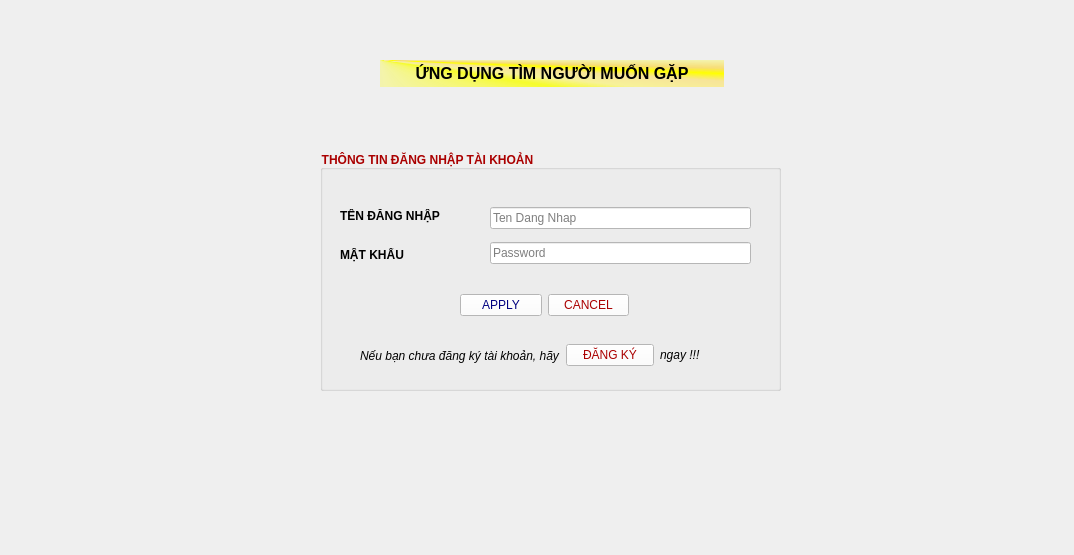
<?xml version="1.0" encoding="UTF-8"?>
<ui version="4.0">
 <class>Sign_In_Page</class>
 <widget class="QMainWindow" name="Sign_In_Page">
  <property name="geometry">
   <rect>
    <x>0</x>
    <y>0</y>
    <width>1074</width>
    <height>555</height>
   </rect>
  </property>
  <property name="windowTitle">
   <string>MainWindow</string>
  </property>
  <widget class="QWidget" name="centralwidget">
   <widget class="QLabel" name="title_label">
    <property name="geometry">
     <rect>
      <x>380</x>
      <y>60</y>
      <width>344</width>
      <height>27</height>
     </rect>
    </property>
    <property name="font">
     <font>
      <pointsize>12</pointsize>
      <bold>true</bold>
     </font>
    </property>
    <property name="mouseTracking">
     <bool>true</bool>
    </property>
    <property name="styleSheet">
     <string notr="true">background-color: qconicalgradient(cx:0, cy:0, angle:135, stop:0 rgba(255, 255, 0, 69), stop:0.375 rgba(255, 255, 0, 69), stop:0.423533 rgba(251, 255, 0, 145), stop:0.45 rgba(247, 255, 0, 208), stop:0.477581 rgba(255, 244, 71, 130), stop:0.518717 rgba(255, 218, 71, 130), stop:0.55 rgba(255, 255, 0, 255), stop:0.57754 rgba(255, 203, 0, 130), stop:0.625 rgba(255, 255, 0, 69), stop:1 rgba(255, 255, 0, 69));
color: rgb(0, 0, 0);</string>
    </property>
    <property name="text">
     <string>&lt;html&gt;&lt;head/&gt;&lt;body&gt;&lt;p align=&quot;center&quot;&gt;ỨNG DỤNG TÌM NGƯỜI MUỐN GẶP&lt;/p&gt;&lt;/body&gt;&lt;/html&gt;</string>
    </property>
   </widget>
   <widget class="QGroupBox" name="info_login">
    <property name="geometry">
     <rect>
      <x>320</x>
      <y>150</y>
      <width>461</width>
      <height>241</height>
     </rect>
    </property>
    <property name="font">
     <font>
      <bold>true</bold>
     </font>
    </property>
    <property name="styleSheet">
     <string notr="true">border-color: rgb(170, 0, 0);
color: rgb(170, 0, 0);</string>
    </property>
    <property name="title">
     <string>THÔNG TIN ĐĂNG NHẬP TÀI KHOẢN</string>
    </property>
    <widget class="QWidget" name="verticalLayoutWidget">
     <property name="geometry">
      <rect>
       <x>20</x>
       <y>50</y>
       <width>151</width>
       <height>71</height>
      </rect>
     </property>
     <layout class="QVBoxLayout" name="verticalLayout">
      <item>
       <widget class="QLabel" name="name_label">
        <property name="font">
         <font>
          <bold>false</bold>
         </font>
        </property>
        <property name="styleSheet">
         <string notr="true">color: rgb(0, 0, 0);</string>
        </property>
        <property name="text">
         <string>&lt;html&gt;&lt;head/&gt;&lt;body&gt;&lt;p&gt;&lt;span style=&quot; font-weight:700;&quot;&gt;TÊN ĐĂNG NHẬP&lt;/span&gt;&lt;/p&gt;&lt;/body&gt;&lt;/html&gt;</string>
        </property>
       </widget>
      </item>
      <item>
       <widget class="QLabel" name="password_label">
        <property name="font">
         <font>
          <bold>false</bold>
         </font>
        </property>
        <property name="styleSheet">
         <string notr="true">color: rgb(0, 0, 0);</string>
        </property>
        <property name="text">
         <string>&lt;html&gt;&lt;head/&gt;&lt;body&gt;&lt;p&gt;&lt;span style=&quot; font-weight:700;&quot;&gt;MẬT KHẨU&lt;/span&gt;&lt;/p&gt;&lt;/body&gt;&lt;/html&gt;</string>
        </property>
       </widget>
      </item>
     </layout>
    </widget>
    <widget class="QWidget" name="verticalLayoutWidget_2">
     <property name="geometry">
      <rect>
       <x>170</x>
       <y>50</y>
       <width>261</width>
       <height>71</height>
      </rect>
     </property>
     <layout class="QVBoxLayout" name="verticalLayout_2">
      <item>
       <widget class="QLineEdit" name="account_name">
        <property name="styleSheet">
         <string notr="true">background-color: rgb(255, 255, 255);
color: rgb(0, 0, 0);</string>
        </property>
        <property name="placeholderText">
         <string>Ten Dang Nhap</string>
        </property>
       </widget>
      </item>
      <item>
       <widget class="QLineEdit" name="account_password">
        <property name="mouseTracking">
         <bool>true</bool>
        </property>
        <property name="styleSheet">
         <string notr="true">color: rgb(0, 0, 0);
background-color: rgb(255, 255, 255);</string>
        </property>
        <property name="echoMode">
         <enum>QLineEdit::Password</enum>
        </property>
        <property name="placeholderText">
         <string>Password</string>
        </property>
       </widget>
      </item>
     </layout>
    </widget>
    <widget class="QWidget" name="horizontalLayoutWidget">
     <property name="geometry">
      <rect>
       <x>40</x>
       <y>190</y>
       <width>387</width>
       <height>31</height>
      </rect>
     </property>
     <layout class="QHBoxLayout" name="horizontalLayout">
      <item>
       <widget class="QLabel" name="mov_register">
        <property name="font">
         <font>
          <family>Segoe UI</family>
          <pointsize>9</pointsize>
          <italic>true</italic>
          <bold>false</bold>
         </font>
        </property>
        <property name="styleSheet">
         <string notr="true">font: italic 9pt &quot;Segoe UI&quot;;
color: rgb(0, 0, 0);</string>
        </property>
        <property name="text">
         <string>Nếu bạn chưa đăng ký tài khoản, hãy</string>
        </property>
       </widget>
      </item>
      <item>
       <widget class="QPushButton" name="signup_button">
        <property name="styleSheet">
         <string notr="true">color: rgb(170, 0, 0);
font: 700 italic 9pt &quot;Segoe UI&quot;;
background-color: rgb(255, 255, 255);</string>
        </property>
        <property name="text">
         <string>ĐĂNG KÝ</string>
        </property>
       </widget>
      </item>
      <item>
       <widget class="QLabel" name="label_3">
        <property name="font">
         <font>
          <bold>false</bold>
         </font>
        </property>
        <property name="styleSheet">
         <string notr="true">color: rgb(0, 0, 0);</string>
        </property>
        <property name="text">
         <string>&lt;html&gt;&lt;head/&gt;&lt;body&gt;&lt;p&gt;&lt;span style=&quot; font-style:italic;&quot;&gt;ngay !!!&lt;/span&gt;&lt;/p&gt;&lt;/body&gt;&lt;/html&gt;</string>
        </property>
       </widget>
      </item>
     </layout>
    </widget>
    <widget class="QWidget" name="horizontalLayoutWidget_2">
     <property name="geometry">
      <rect>
       <x>140</x>
       <y>140</y>
       <width>169</width>
       <height>31</height>
      </rect>
     </property>
     <layout class="QHBoxLayout" name="exit_dialog">
      <item>
       <widget class="QPushButton" name="apply_button">
        <property name="styleSheet">
         <string notr="true">color: rgb(0, 0, 127);
background-color: rgb(255, 255, 255);
font: 700 9pt &quot;Segoe UI&quot;;</string>
        </property>
        <property name="text">
         <string>APPLY</string>
        </property>
       </widget>
      </item>
      <item>
       <widget class="QPushButton" name="cancel_button">
        <property name="styleSheet">
         <string notr="true">color: rgb(170, 0, 0);
background-color: rgb(255, 255, 255);
font: 700 9pt &quot;Segoe UI&quot;;</string>
        </property>
        <property name="text">
         <string>CANCEL</string>
        </property>
       </widget>
      </item>
     </layout>
    </widget>
   </widget>
  </widget>
  <widget class="QMenuBar" name="menubar">
   <property name="geometry">
    <rect>
     <x>0</x>
     <y>0</y>
     <width>1074</width>
     <height>25</height>
    </rect>
   </property>
  </widget>
 </widget>
 <resources/>
 <connections/>
</ui>
